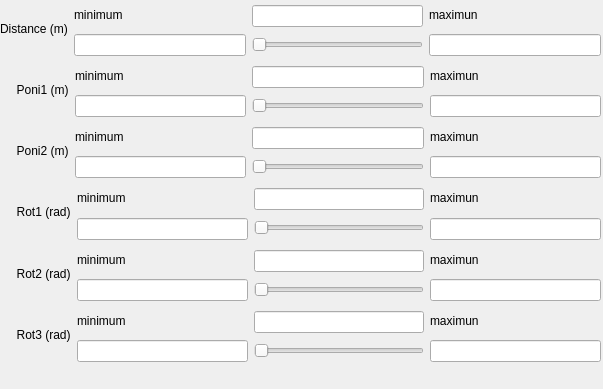
<?xml version="1.0" encoding="UTF-8"?>
<ui version="4.0">
 <class>DockWidget</class>
 <widget class="QDockWidget" name="DockWidget">
  <property name="geometry">
   <rect>
    <x>0</x>
    <y>0</y>
    <width>603</width>
    <height>389</height>
   </rect>
  </property>
  <property name="windowTitle">
   <string>DockWidget</string>
  </property>
  <widget class="QWidget" name="dockWidgetContents">
   <widget class="QWidget" name="">
    <property name="geometry">
     <rect>
      <x>0</x>
      <y>1</y>
      <width>601</width>
      <height>361</height>
     </rect>
    </property>
    <layout class="QVBoxLayout" name="verticalLayout">
     <item>
      <layout class="QHBoxLayout" name="horizontalLayout_8">
       <item>
        <widget class="QLabel" name="label">
         <property name="text">
          <string>Distance (m)</string>
         </property>
         <property name="scaledContents">
          <bool>true</bool>
         </property>
        </widget>
       </item>
       <item>
        <layout class="QVBoxLayout" name="verticalLayout_23">
         <item>
          <widget class="QLabel" name="label_16">
           <property name="text">
            <string>minimum</string>
           </property>
          </widget>
         </item>
         <item>
          <widget class="QLineEdit" name="dist_min"/>
         </item>
        </layout>
       </item>
       <item>
        <layout class="QVBoxLayout" name="verticalLayout_24">
         <item>
          <widget class="QLineEdit" name="dist"/>
         </item>
         <item>
          <widget class="QSlider" name="dist_slide">
           <property name="orientation">
            <enum>Qt::Horizontal</enum>
           </property>
          </widget>
         </item>
        </layout>
       </item>
       <item>
        <layout class="QVBoxLayout" name="verticalLayout_25">
         <item>
          <widget class="QLabel" name="label_17">
           <property name="text">
            <string>maximun</string>
           </property>
          </widget>
         </item>
         <item>
          <widget class="QLineEdit" name="dist_max"/>
         </item>
        </layout>
       </item>
      </layout>
     </item>
     <item>
      <layout class="QHBoxLayout" name="horizontalLayout_9">
       <item>
        <widget class="QLabel" name="label_2">
         <property name="text">
          <string>     Poni1 (m)</string>
         </property>
         <property name="scaledContents">
          <bool>false</bool>
         </property>
        </widget>
       </item>
       <item>
        <layout class="QVBoxLayout" name="verticalLayout_26">
         <item>
          <widget class="QLabel" name="label_18">
           <property name="text">
            <string>minimum</string>
           </property>
          </widget>
         </item>
         <item>
          <widget class="QLineEdit" name="poni1_min"/>
         </item>
        </layout>
       </item>
       <item>
        <layout class="QVBoxLayout" name="verticalLayout_27">
         <item>
          <widget class="QLineEdit" name="poni1"/>
         </item>
         <item>
          <widget class="QSlider" name="poni1_slide">
           <property name="orientation">
            <enum>Qt::Horizontal</enum>
           </property>
          </widget>
         </item>
        </layout>
       </item>
       <item>
        <layout class="QVBoxLayout" name="verticalLayout_28">
         <item>
          <widget class="QLabel" name="label_19">
           <property name="text">
            <string>maximun</string>
           </property>
          </widget>
         </item>
         <item>
          <widget class="QLineEdit" name="poni1_max"/>
         </item>
        </layout>
       </item>
      </layout>
     </item>
     <item>
      <layout class="QHBoxLayout" name="horizontalLayout_10">
       <item>
        <widget class="QLabel" name="label_3">
         <property name="text">
          <string>     Poni2 (m)</string>
         </property>
        </widget>
       </item>
       <item>
        <layout class="QVBoxLayout" name="verticalLayout_29">
         <item>
          <widget class="QLabel" name="label_20">
           <property name="text">
            <string>minimum</string>
           </property>
          </widget>
         </item>
         <item>
          <widget class="QLineEdit" name="poni2_min"/>
         </item>
        </layout>
       </item>
       <item>
        <layout class="QVBoxLayout" name="verticalLayout_30">
         <item>
          <widget class="QLineEdit" name="poni2"/>
         </item>
         <item>
          <widget class="QSlider" name="poni2_slide">
           <property name="orientation">
            <enum>Qt::Horizontal</enum>
           </property>
          </widget>
         </item>
        </layout>
       </item>
       <item>
        <layout class="QVBoxLayout" name="verticalLayout_31">
         <item>
          <widget class="QLabel" name="label_21">
           <property name="text">
            <string>maximun</string>
           </property>
          </widget>
         </item>
         <item>
          <widget class="QLineEdit" name="poni2_max"/>
         </item>
        </layout>
       </item>
      </layout>
     </item>
     <item>
      <layout class="QHBoxLayout" name="horizontalLayout_11">
       <item>
        <widget class="QLabel" name="label_4">
         <property name="text">
          <string>     Rot1 (rad)</string>
         </property>
        </widget>
       </item>
       <item>
        <layout class="QVBoxLayout" name="verticalLayout_32">
         <item>
          <widget class="QLabel" name="label_22">
           <property name="text">
            <string>minimum</string>
           </property>
          </widget>
         </item>
         <item>
          <widget class="QLineEdit" name="rot1_min">
           <property name="text">
            <string/>
           </property>
          </widget>
         </item>
        </layout>
       </item>
       <item>
        <layout class="QVBoxLayout" name="verticalLayout_33">
         <item>
          <widget class="QLineEdit" name="rot1"/>
         </item>
         <item>
          <widget class="QSlider" name="rot1_slide">
           <property name="orientation">
            <enum>Qt::Horizontal</enum>
           </property>
          </widget>
         </item>
        </layout>
       </item>
       <item>
        <layout class="QVBoxLayout" name="verticalLayout_34">
         <item>
          <widget class="QLabel" name="label_23">
           <property name="text">
            <string>maximun</string>
           </property>
          </widget>
         </item>
         <item>
          <widget class="QLineEdit" name="rot1_max"/>
         </item>
        </layout>
       </item>
      </layout>
     </item>
     <item>
      <layout class="QHBoxLayout" name="horizontalLayout_12">
       <item>
        <widget class="QLabel" name="label_5">
         <property name="text">
          <string>     Rot2 (rad)</string>
         </property>
        </widget>
       </item>
       <item>
        <layout class="QVBoxLayout" name="verticalLayout_35">
         <item>
          <widget class="QLabel" name="label_24">
           <property name="text">
            <string>minimum</string>
           </property>
          </widget>
         </item>
         <item>
          <widget class="QLineEdit" name="rot2_min"/>
         </item>
        </layout>
       </item>
       <item>
        <layout class="QVBoxLayout" name="verticalLayout_36">
         <item>
          <widget class="QLineEdit" name="rot2"/>
         </item>
         <item>
          <widget class="QSlider" name="rot2_slide">
           <property name="orientation">
            <enum>Qt::Horizontal</enum>
           </property>
          </widget>
         </item>
        </layout>
       </item>
       <item>
        <layout class="QVBoxLayout" name="verticalLayout_37">
         <item>
          <widget class="QLabel" name="label_25">
           <property name="text">
            <string>maximun</string>
           </property>
          </widget>
         </item>
         <item>
          <widget class="QLineEdit" name="rot2_max"/>
         </item>
        </layout>
       </item>
      </layout>
     </item>
     <item>
      <layout class="QHBoxLayout" name="horizontalLayout_13">
       <item>
        <widget class="QLabel" name="label_8">
         <property name="text">
          <string>     Rot3 (rad)</string>
         </property>
        </widget>
       </item>
       <item>
        <layout class="QVBoxLayout" name="verticalLayout_38">
         <item>
          <widget class="QLabel" name="label_26">
           <property name="text">
            <string>minimum</string>
           </property>
          </widget>
         </item>
         <item>
          <widget class="QLineEdit" name="rot3_min"/>
         </item>
        </layout>
       </item>
       <item>
        <layout class="QVBoxLayout" name="verticalLayout_39">
         <item>
          <widget class="QLineEdit" name="rot3"/>
         </item>
         <item>
          <widget class="QSlider" name="rot3_slide">
           <property name="orientation">
            <enum>Qt::Horizontal</enum>
           </property>
          </widget>
         </item>
        </layout>
       </item>
       <item>
        <layout class="QVBoxLayout" name="verticalLayout_40">
         <item>
          <widget class="QLabel" name="label_27">
           <property name="text">
            <string>maximun</string>
           </property>
          </widget>
         </item>
         <item>
          <widget class="QLineEdit" name="rot3_max"/>
         </item>
        </layout>
       </item>
      </layout>
     </item>
    </layout>
   </widget>
  </widget>
 </widget>
 <resources/>
 <connections/>
</ui>
